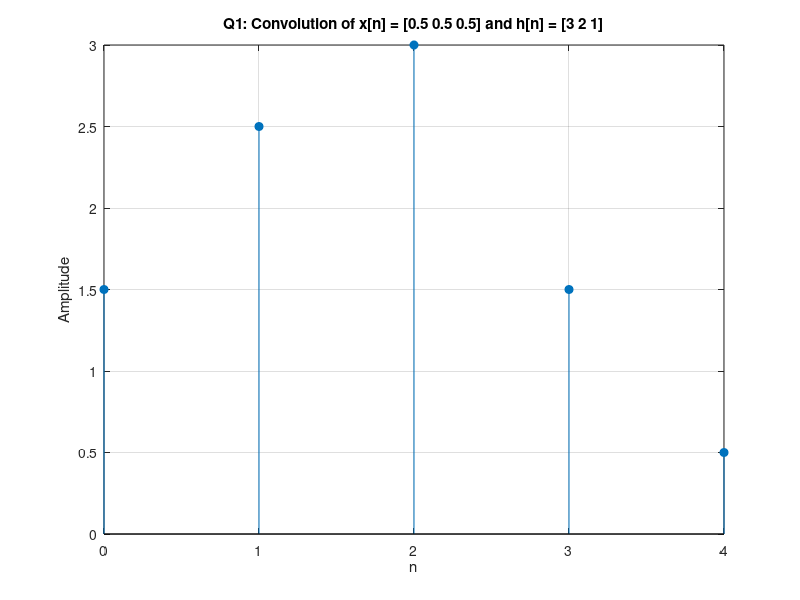
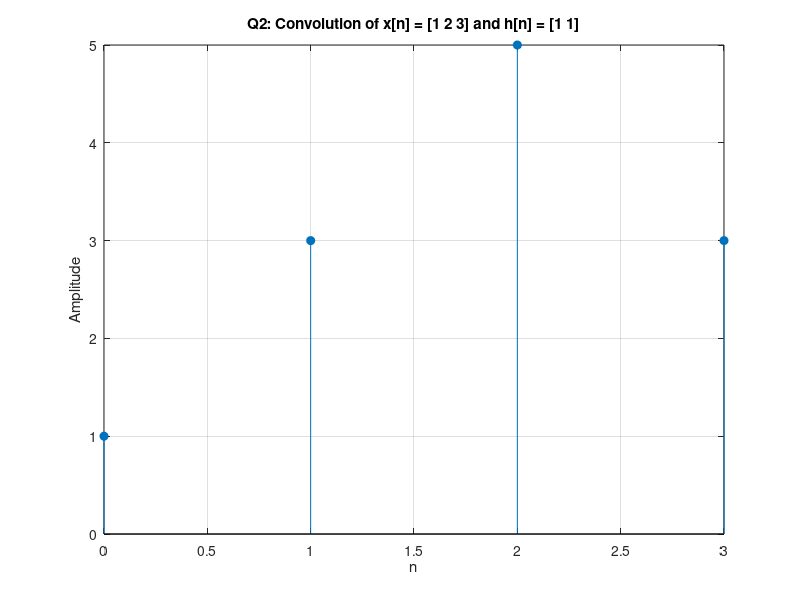

Reproduce these figures in MATLAB, in order.
% Practical 06 – Convolution of Discrete-Time Signals
clc;
clear all;
close all;

%% Q1
% Given signals
x1 = [0.5 0.5 0.5];
h1 = [3.0 2.0 1.0];

% Convolution using MATLAB
y1 = conv(x1, h1);

% Manual Convolution (for verification)
% You can verify it manually but here we use built-in conv
n1 = 0:length(y1)-1;

% Plotting
figure;
stem(n1, y1, 'filled');
title('Q1: Convolution of x[n] = [0.5 0.5 0.5] and h[n] = [3 2 1]');
xlabel('n'); ylabel('Amplitude');
grid on;

% Save output
saveas(gcf, 'output_q1_convolution.png');

%% Q2
x2 = [1 2 3];
h2 = [1 1];

y2 = conv(x2, h2);
n2 = 0:length(y2)-1;

figure;
stem(n2, y2, 'filled');
title('Q2: Convolution of x[n] = [1 2 3] and h[n] = [1 1]');
xlabel('n'); ylabel('Amplitude');
grid on;

% Save output
saveas(gcf, 'output_q2_convolution.png');
